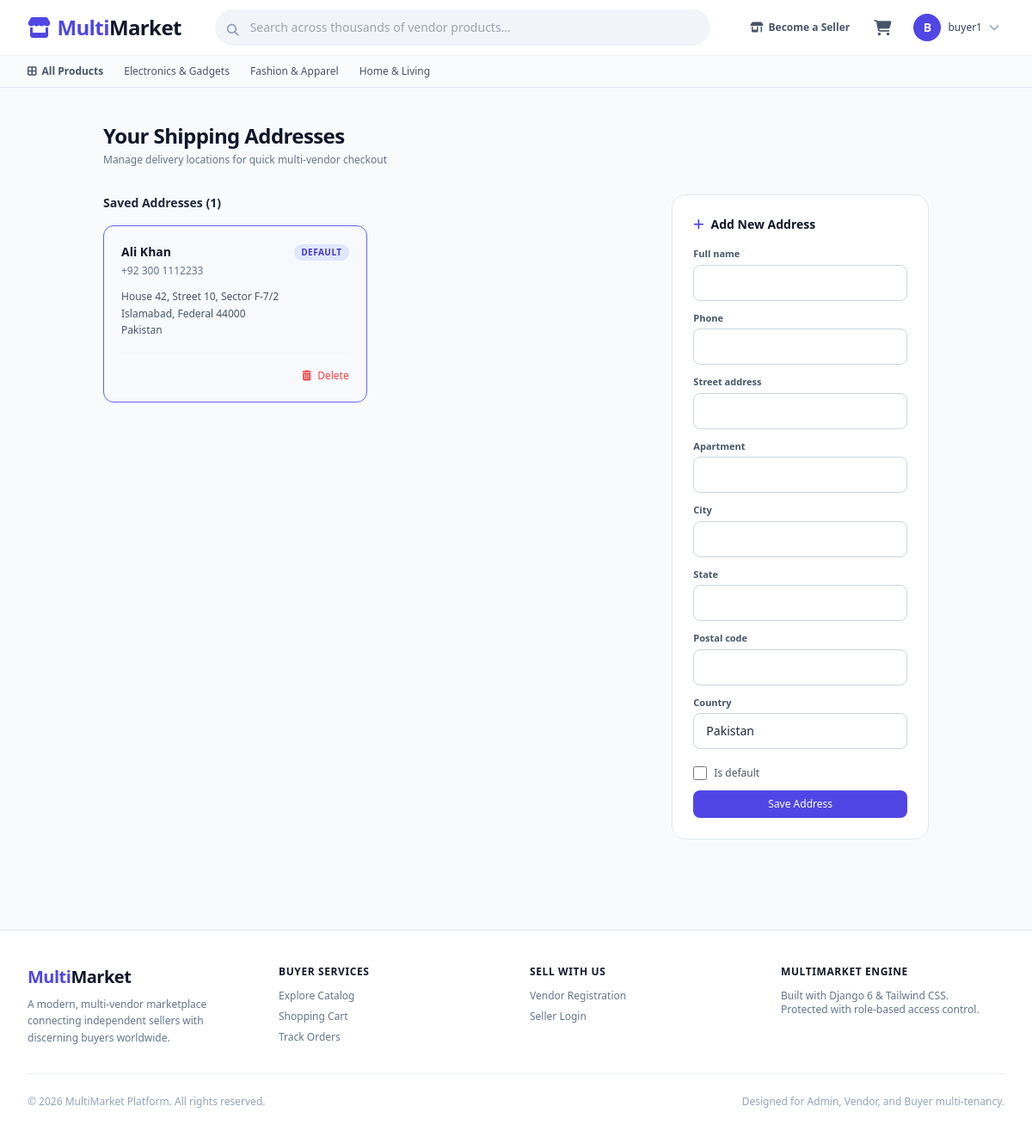
Page /accounts/addresses/ (signed in) on the committed database.
### accounts/models.py (models this page shows, shortened)
class User(AbstractUser):
    is_buyer = models.BooleanField(default=True)
    is_vendor = models.BooleanField(default=False)
    phone_number = models.CharField(max_length=20, blank=True, null=True)
    avatar = models.ImageField(upload_to='avatars/', blank=True, null=True)

class Address(models.Model):
    user = models.ForeignKey(User, on_delete=models.CASCADE, related_name='addresses')
    full_name = models.CharField(max_length=150)
    phone = models.CharField(max_length=20)
    street_address = models.CharField(max_length=255)
    apartment = models.CharField(max_length=255, blank=True, null=True)
    city = models.CharField(max_length=100)
    state = models.CharField(max_length=100)
    postal_code = models.CharField(max_length=20)
    country = models.CharField(max_length=100, default='Pakistan')
    is_default = models.BooleanField(default=False)
    class Meta:
        verbose_name_plural = 'Addresses'

### products/models.py (models this page shows, shortened)
class Category(models.Model):
  name = models.CharField(max_length=100)
  slug = models.SlugField(max_length=120, unique=True, blank=True)
  icon = models.CharField(
      max_length=50, blank=True, help_text='Icon name or CSS class'
  )
  parent = models.ForeignKey(
      'self',
      null=True,
      blank=True,
      on_delete=models.CASCADE,
      related_name='subcategories',
  )
  class Meta:
    verbose_name_plural = 'Categories'
    ordering = ['name']

### accounts/views.py (the view)
# urls.py: path('addresses/', views.addresses_view, name='addresses'),
@login_required
def addresses_view(request):
  addresses = Address.objects.filter(user=request.user)
  if request.method == 'POST':
    form = AddressForm(request.POST)
    if form.is_valid():
      address = form.save(commit=False)
      address.user = request.user
      if address.is_default or not addresses.exists():
        Address.objects.filter(user=request.user).update(is_default=False)
        address.is_default = True
      address.save()
      messages.success(request, 'Address saved successfully.')
      return redirect('accounts:addresses')
  else:
    form = AddressForm()
  return render(
      request,
      'accounts/addresses.html',
      {'addresses': addresses, 'form': form},
  )

### accounts/forms.py
class AddressForm(forms.ModelForm):
  class Meta:
    model = Address
    fields = (
        'full_name',
        'phone',
        'street_address',
        'apartment',
        'city',
        'state',
        'postal_code',
        'country',
        'is_default',
    )
  def __init__(self, *args, **kwargs):
    super().__init__(*args, **kwargs)
    for name, field in self.fields.items():
      if name == 'is_default':
        field.widget.attrs.update({
            'class': (
                'h-4 w-4 rounded border-slate-300 text-brand-600'
                ' focus:ring-brand-500'
            )
        })
      else:
        field.widget.attrs.update({
            'class': (
                'w-full px-3.5 py-2.5 rounded-lg border border-slate-300'
                ' text-sm focus:ring-2 focus:ring-brand-500'
                ' focus:border-brand-500 outline-none'
            )
        })

### orders/context_processors.py (called while the page is built)
def ecommerce_context(request):
  cart_count = 0
  if request.user.is_authenticated:
    cart = Cart.objects.filter(user=request.user).first()
    if cart:
      cart_count = cart.total_items
  elif request.session.session_key:
    cart = Cart.objects.filter(session_key=request.session.session_key).first()
    if cart:
      cart_count = cart.total_items
  categories = Category.objects.filter(parent__isnull=True)[:8]
  return {
      'global_cart_count': cart_count,
      'global_categories': categories,
  }

### orders/models.py (called while the page is built)
  @property
  def total_items(self):
    return sum(item.quantity for item in self.items.all())

### templates/accounts/addresses.html (shortened to what this page needs)
{% extends 'base.html' %}
{% block content %}
<div class="max-w-5xl mx-auto px-4 sm:px-6 lg:px-8 py-10">
    <div class="flex items-center justify-between mb-8">
        <div>
            <h1 class="text-2xl font-bold tracking-tight text-slate-900">Your Shipping Addresses</h1>
            <p class="text-xs text-slate-500 mt-1">Manage delivery locations for quick multi-vendor checkout</p>
        </div>
    </div>
    <div class="grid grid-cols-1 lg:grid-cols-3 gap-8">
        <div class="lg:col-span-2 space-y-4">
            <h2 class="text-sm font-semibold text-slate-800">Saved Addresses ({{ addresses.count }})</h2>
            {% if addresses %}
                <div class="grid grid-cols-1 sm:grid-cols-2 gap-4">
                    {% for addr in addresses %}
                    <div class="p-5 rounded-xl border {% if addr.is_default %}border-brand-500 bg-brand-50/20{% else %}border-slate-200 bg-white{% endif %} relative flex flex-col justify-between shadow-xs">
                        <div>
                            <div class="flex items-center justify-between">
                                <span class="text-sm font-bold text-slate-900">{{ addr.full_name }}</span>
                                {% if addr.is_default %}
                                <span class="text-[10px] uppercase font-bold tracking-wider px-2 py-0.5 rounded-full bg-brand-100 text-brand-700">Default</span>
                                {% endif %}
                            </div>
                            <p class="text-xs text-slate-500 mt-1">{{ addr.phone }}</p>
                            <p class="text-xs text-slate-600 mt-3 leading-relaxed">
                                {{ addr.street_address }}{% if addr.apartment %}, {{ addr.apartment }}{% endif %}<br>
                                {{ addr.city }}, {{ addr.state }} {{ addr.postal_code }}<br>
                                {{ addr.country }}
                            </p>
                        </div>
                        <div class="mt-4 pt-3 border-t border-slate-100 flex items-center justify-end">
                            <form method="POST" action="{% url 'accounts:address_delete' addr.id %}">
                                <button type="submit" onclick="return confirm('Remove this address?')" class="text-xs text-red-500 hover:text-red-700 font-medium">
                                    <i class="fa-solid fa-trash-can mr-1"></i> Delete
                                </button>
                            </form>
                        </div>
                    </div>
                    {% endfor %}
                </div>
            {% else %}
                <div class="p-8 text-center bg-white rounded-xl border border-dashed border-slate-200 text-slate-400">
                    <i class="fa-solid fa-map-location-dot text-3xl mb-2"></i>
                    <p class="text-xs">You have no saved addresses yet. Add one using the form.</p>
                </div>
            {% endif %}
        </div>
        <div class="bg-white p-6 rounded-2xl border border-slate-200 shadow-xs h-fit">
            <h2 class="text-sm font-semibold text-slate-900 mb-4 flex items-center gap-2">
                <i class="fa-solid fa-plus text-brand-600"></i> Add New Address
            </h2>
            <form method="POST" action="{% url 'accounts:addresses' %}" class="space-y-3">
                {% for field in form %}
                    {% if field.name == 'is_default' %}
                    <div class="flex items-center gap-2 pt-2">
                        {{ field }}
                        <label for="{{ field.id_for_label }}" class="text-xs text-slate-600 font-medium">{{ field.label }}</label>
                    </div>
                    {% else %}
                    <div>
                        <label for="{{ field.id_for_label }}" class="block text-[11px] font-semibold text-slate-600 mb-1">
                            {{ field.label }}
                        </label>
                        {{ field }}
                    </div>
                    {% endif %}
                {% endfor %}
                <button type="submit" class="w-full mt-4 py-2 px-4 bg-brand-600 hover:bg-brand-700 text-white font-medium text-xs rounded-lg transition shadow-xs">
                    Save Address
                </button>
            </form>
        </div>
    </div>
</div>
{% endblock %}

### templates/base.html (shortened to what this page needs)
<!DOCTYPE html>
<html lang="en" class="h-full bg-slate-50">
<head>
    <script src="https://cdn.tailwindcss.com"></script>
    <link rel="stylesheet" href="https://cdnjs.cloudflare.com/ajax/libs/font-awesome/6.4.0/css/all.min.css">
</head>
<body class="flex flex-col min-h-screen text-slate-800 antialiased font-sans">
    <header class="bg-white border-b border-slate-200 sticky top-0 z-40 shadow-xs">
        <div class="max-w-7xl mx-auto px-4 sm:px-6 lg:px-8">
            <div class="flex items-center justify-between h-16 gap-4">
                <div class="flex items-center gap-3">
                    <a href="{% url 'home' %}" class="flex items-center gap-2 text-brand-600 font-bold text-2xl tracking-tight">
                        <i class="fa-solid fa-store text-brand-600"></i>
                        <span>Multi<span class="text-slate-900">Market</span></span>
                    </a>
                </div>
                <div class="flex-1 max-w-xl hidden md:block">
                    <form action="{% url 'products:list' %}" method="GET" class="relative">
                        <input type="text" name="q" value="{{ request.GET.q|default:'' }}"
                               placeholder="Search across thousands of vendor products..."
                               class="w-full bg-slate-100 border border-transparent focus:border-brand-500 focus:bg-white focus:ring-2 focus:ring-brand-200 text-sm rounded-full py-2.5 pl-10 pr-4 transition outline-none">
                        <i class="fa-solid fa-magnifying-glass absolute left-3.5 top-3.5 text-slate-400 text-sm"></i>
                    </form>
                </div>
                <div class="flex items-center gap-3">
                    {% if request.user.is_authenticated and request.user.is_vendor %}
                        {% if request.user.vendor_profile.is_approved %}
                        <a href="{% url 'vendors:dashboard' %}" class="hidden sm:inline-flex items-center gap-1.5 px-3 py-1.5 rounded-full text-xs font-semibold bg-indigo-50 text-brand-700 border border-indigo-200 hover:bg-indigo-100 transition">
                            <i class="fa-solid fa-chart-line"></i>
                            <span>Seller Dashboard</span>
                        </a>
                        {% else %}
                        <a href="{% url 'accounts:vendor_pending' %}" class="hidden sm:inline-flex items-center gap-1.5 px-3 py-1.5 rounded-full text-xs font-semibold bg-yellow-50 text-yellow-800 border border-yellow-200">
                            <i class="fa-solid fa-clock"></i>
                            <span>Approval Pending</span>
                        </a>
                        {% endif %}
                    {% elif not request.user.is_authenticated or not request.user.is_vendor %}
                    <a href="{% url 'accounts:register_vendor' %}" class="hidden lg:inline-flex items-center gap-1.5 text-xs font-semibold text-slate-600 hover:text-brand-600 transition px-2 py-1">
                        <i class="fa-solid fa-shop"></i>
                        <span>Become a Seller</span>
                    </a>
                    {% endif %}
                    <a href="{% url 'orders:cart_view' %}" class="relative inline-flex items-center p-2 text-slate-600 hover:text-brand-600 rounded-lg hover:bg-slate-100 transition">
                        <i class="fa-solid fa-cart-shopping text-lg"></i>
                    </a>
                    {% if request.user.is_authenticated %}
                    <div x-data="{ open: false }" class="relative" @click.away="open = false">
                        <button @click="open = !open" class="flex items-center gap-2 p-1.5 rounded-full text-sm hover:bg-slate-100 focus:outline-none">
                            <div class="w-8 h-8 rounded-full bg-brand-600 text-white font-semibold flex items-center justify-center shadow-xs">
                                {{ request.user.username|make_list|first|upper }}
                            </div>
                            <span class="hidden md:inline font-medium text-slate-700 text-xs">{{ request.user.username }}</span>
                            <i class="fa-solid fa-chevron-down text-slate-400 text-xs"></i>
                        </button>
                    </div>
                    {% endif %}
                </div>
            </div>
        </div>
        <nav class="border-t border-slate-100 bg-slate-50/70 hidden sm:block">
            <div class="max-w-7xl mx-auto px-4 sm:px-6 lg:px-8">
                <div class="flex items-center gap-6 py-2.5 overflow-x-auto text-xs font-medium text-slate-600 scrollbar-none">
                    <a href="{% url 'products:list' %}" class="flex items-center gap-1.5 hover:text-brand-600 font-semibold whitespace-nowrap">
                        <i class="fa-solid fa-border-all"></i> All Products
                    </a>
                    {% for cat in global_categories %}
                    <a href="{% url 'products:list' %}?category={{ cat.slug }}" class="hover:text-brand-600 whitespace-nowrap">
                        {{ cat.name }}
                    </a>
                    {% endfor %}
                </div>
            </div>
        </nav>
    </header>
    <main class="flex-1">
        {% block content %}{% endblock %}
    </main>
    <footer class="bg-white border-t border-slate-200 mt-16">
        <div class="max-w-7xl mx-auto px-4 sm:px-6 lg:px-8 py-10">
            <div class="grid grid-cols-1 md:grid-cols-4 gap-8">
                <div>
                    <span class="text-brand-600 font-bold text-xl tracking-tight">Multi<span class="text-slate-900">Market</span></span>
                    <p class="mt-2 text-xs text-slate-500 leading-relaxed">
                        A modern, multi-vendor marketplace connecting independent sellers with discerning buyers worldwide.
                    </p>
                </div>
                <div>
                    <h4 class="text-xs font-semibold text-slate-900 uppercase tracking-wider">Buyer Services</h4>
                    <ul class="mt-3 space-y-2 text-xs text-slate-500">
                        <li><a href="{% url 'products:list' %}" class="hover:text-brand-600">Explore Catalog</a></li>
                        <li><a href="{% url 'orders:cart_view' %}" class="hover:text-brand-600">Shopping Cart</a></li>
                        <li><a href="{% url 'orders:buyer_orders' %}" class="hover:text-brand-600">Track Orders</a></li>
                    </ul>
                </div>
                <div>
                    <h4 class="text-xs font-semibold text-slate-900 uppercase tracking-wider">Sell With Us</h4>
                    <ul class="mt-3 space-y-2 text-xs text-slate-500">
                        <li><a href="{% url 'accounts:register_vendor' %}" class="hover:text-brand-600">Vendor Registration</a></li>
                        <li><a href="{% url 'accounts:login' %}" class="hover:text-brand-600">Seller Login</a></li>
                    </ul>
                </div>
                <div>
                    <h4 class="text-xs font-semibold text-slate-900 uppercase tracking-wider">MultiMarket Engine</h4>
                    <p class="mt-3 text-xs text-slate-500">
                        Built with Django 6 &amp; Tailwind CSS.<br>
                        Protected with role-based access control.
                    </p>
                </div>
            </div>
            <div class="border-t border-slate-100 mt-8 pt-6 flex flex-col sm:flex-row items-center justify-between text-xs text-slate-400">
                <p>&copy; {% now "Y" %} MultiMarket Platform. All rights reserved.</p>
                <p>Designed for Admin, Vendor, and Buyer multi-tenancy.</p>
            </div>
        </div>
    </footer>
</body>
</html>

### rows in the picture
User: user.username|make_list "B", user.username "buyer1"
Category: name "Electronics & Gadgets"
Category: name "Fashion & Apparel"
Category: name "Home & Living"
Address: full_name "Ali Khan", is_default "DEFAULT", phone "+92 300 1112233", street_address "House 42, Street 10, Sector F-7/2", city "Islamabad", state "Federal", postal_code "44000", country "Pakistan"

### other values in the picture
{{ addresses.count }} "1"
{{ field.label }} "Full name" "Phone" "Street address" "Apartment" "City" "State" "Postal code" "Country"
{{ field.label }} "Is default"
